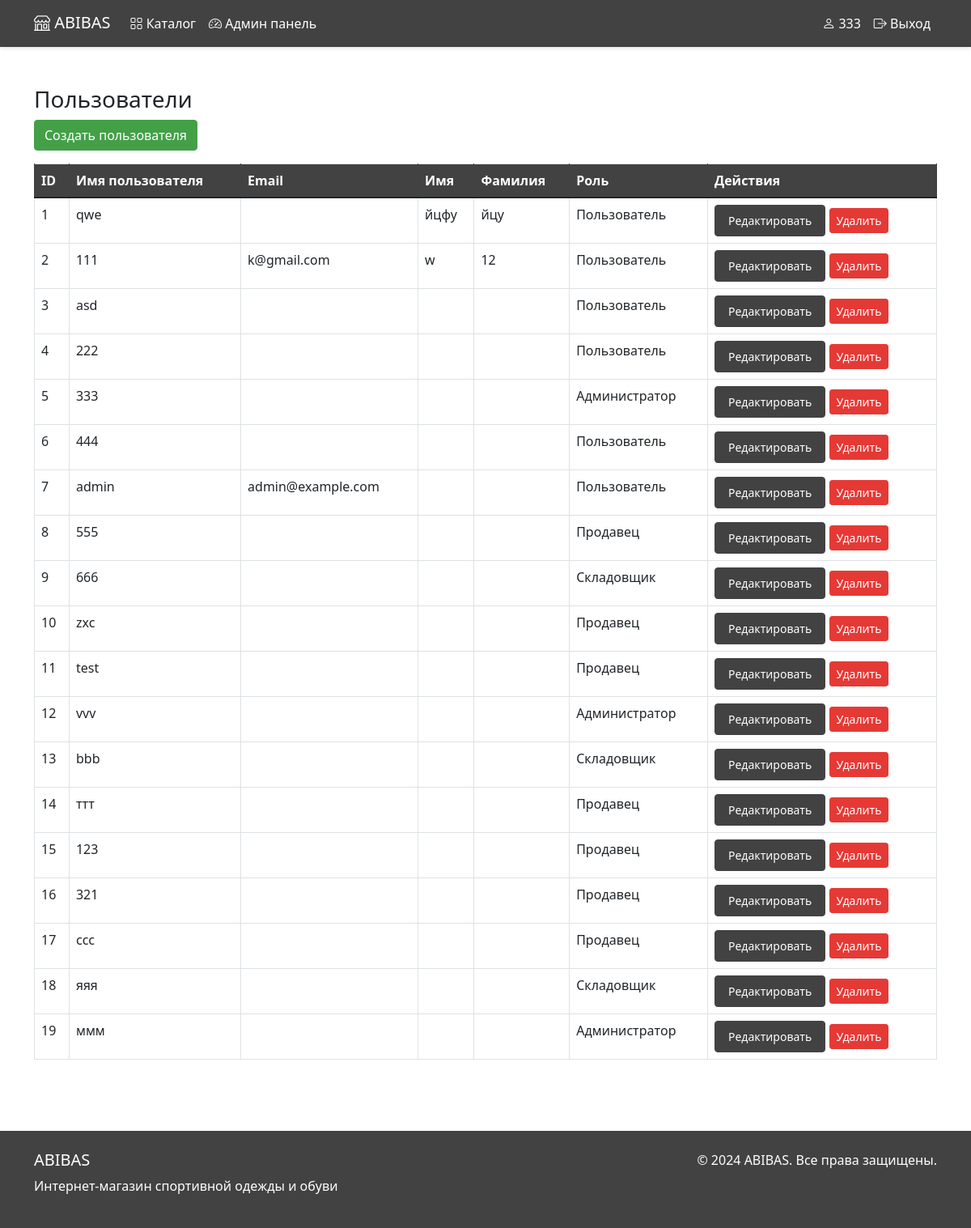
Screenshot of /dashboard/users/ (signed in) with the database file from the repository.
### abibas/models.py (models this page shows, shortened)
class User(AbstractUser):
    ROLE_CHOICES = [
        ('user', 'Пользователь'),
        ('seller', 'Продавец'),
        ('warehouse', 'Складовщик'),
        ('admin', 'Администратор'),
    ]
    role = models.CharField(max_length=20, choices=ROLE_CHOICES, default='user')  # Роль
    phone = models.CharField(max_length=20, blank=True, null=True)  # Телефон
    address = models.TextField(blank=True, null=True)  # Адрес
    avatar = models.ImageField(upload_to='avatars/', blank=True, null=True)  # Аватар
    class Meta:
        verbose_name = 'Пользователь'
        verbose_name_plural = 'Пользователи'

### abibas/views.py (the view)
# urls.py: path('dashboard/users/', views.user_list, name='dashboard_user_list'),
@user_passes_test(is_admin)
def user_list(request):
    users = User.objects.all()
    return render(request, 'abibas/dashboard_user_list.html', {'users': users})

### abibas/views.py (called while the page is built)
def is_admin(user):
    return user.role == 'admin'

### abibas/templates/abibas/dashboard_user_list.html
{% extends 'abibas/dashboard.html' %}
{% block content %}
<div class="container mt-4">
    <h3>Пользователи</h3>
    <a href="{% url 'abibas:dashboard_user_create' %}" class="btn btn-success mb-3">Создать пользователя</a>
    <table class="table table-bordered">
        <thead>
            <tr>
                <th>ID</th>
                <th>Имя пользователя</th>
                <th>Email</th>
                <th>Имя</th>
                <th>Фамилия</th>
                <th>Роль</th>
                <th>Действия</th>
            </tr>
        </thead>
        <tbody>
            {% for user in users %}
            <tr>
                <td>{{ user.id }}</td>
                <td>{{ user.username }}</td>
                <td>{{ user.email }}</td>
                <td>{{ user.first_name }}</td>
                <td>{{ user.last_name }}</td>
                <td>{{ user.get_role_display }}</td>
                <td>
                    <a href="{% url 'abibas:dashboard_user_edit' user.id %}" class="btn btn-primary btn-sm">Редактировать</a>
                    <a href="{% url 'abibas:dashboard_user_delete' user.id %}" class="btn btn-danger btn-sm">Удалить</a>
                </td>
            </tr>
            {% endfor %}
        </tbody>
    </table>
</div>
{% endblock %}

### abibas/templates/abibas/base.html (shortened to what this page needs)
{% load static %}
<!DOCTYPE html>
<html lang="ru">
<head>
    <link href="https://cdn.jsdelivr.net/npm/bootstrap@5.1.3/dist/css/bootstrap.min.css" rel="stylesheet">
    <link rel="stylesheet" href="https://cdn.jsdelivr.net/npm/bootstrap-icons@1.8.1/font/bootstrap-icons.css">
</head>
<body>
    <nav class="navbar navbar-expand-lg navbar-dark">
        <div class="container">
            <a class="navbar-brand" href="{% url 'abibas:product_list' %}">
                <i class="bi bi-shop"></i> ABIBAS
            </a>
            <div class="collapse navbar-collapse" id="navbarNav">
                <ul class="navbar-nav me-auto">
                    <li class="nav-item">
                        <a class="nav-link" href="{% url 'abibas:product_list' %}">
                            <i class="bi bi-grid"></i> Каталог
                        </a>
                    </li>
                    {% if user.is_authenticated %}
                        {% if user.role == 'admin' %}
                        <li class="nav-item">
                            <a class="nav-link" href="{% url 'abibas:dashboard' %}">
                                <i class="bi bi-speedometer2"></i> Админ панель
                            </a>
                        </li>
                        {% elif user.role == 'seller' %}
                        <li class="nav-item">
                            <a class="nav-link" href="{% url 'abibas:seller_dashboard' %}">
                                <i class="bi bi-shop"></i> Панель продавца
                            </a>
                        </li>
                        {% elif user.role == 'warehouse' %}
                        <li class="nav-item">
                            <a class="nav-link" href="{% url 'abibas:warehouse_dashboard' %}">
                                <i class="bi bi-box"></i> Панель склада
                            </a>
                        </li>
                        {% endif %}
                    {% endif %}
                </ul>
                <ul class="navbar-nav">
                    {% if user.is_authenticated %}
                    <li class="nav-item">
                        <a class="nav-link" href="{% url 'abibas:profile' %}">
                            <i class="bi bi-person"></i> {{ user.username }}
                        </a>
                    </li>
                    <li class="nav-item">
                        <a class="nav-link" href="{% url 'abibas:logout' %}">
                            <i class="bi bi-box-arrow-right"></i> Выход
                        </a>
                    </li>
                    {% endif %}
                </ul>
            </div>
        </div>
    </nav>
    <main class="py-4">
        {% block content %}
        {% endblock %}
    </main>
    <footer class="py-4 mt-5">
        <div class="container">
            <div class="row">
                <div class="col-md-6">
                    <h5>ABIBAS</h5>
                    <p>Интернет-магазин спортивной одежды и обуви</p>
                </div>
                <div class="col-md-6 text-end">
                    <p>&copy; 2024 ABIBAS. Все права защищены.</p>
                </div>
            </div>
        </div>
    </footer>
</body>
</html>

### abibas/templates/abibas/base.html (style rules this page uses)
html, body { height: 100%; margin: 0; }
body { display: flex; flex-direction: column; min-height: 100vh; overflow-x: hidden; }
main { flex: 1 0 auto; }
footer { flex-shrink: 0; background-color: var(--primary-color); color: white; padding: 2rem 0; margin-top: auto; }
:root { --primary-color: #424242; --secondary-color: #e53935; --accent-color: #757575; --success-color: #43a047; --warning-color: #fb8c00; --info-color: #546e7a; --light-gray: #f5f5f5; --dark-gray: #212121; --hover-gray: #616161; --border-color: #e0e0e0; --red-light: #ff6b6b; --red-dark: #c62828; }
.navbar { background-color: var(--primary-color) !important; box-shadow: 0 2px 4px rgba(0, 0, 0, 0.1); }
.navbar-brand, .navbar-nav .nav-link { color: white !important; }
.btn-primary { background-color: var(--primary-color); border-color: var(--primary-color); }
.btn-success { background-color: var(--success-color); border-color: var(--success-color); }
.btn-danger { background-color: var(--secondary-color); border-color: var(--secondary-color); }
a { color: var(--primary-color); text-decoration: none; }
.table thead th { background-color: var(--primary-color); color: white; border-color: var(--primary-color); }
.btn-primary, .btn-secondary { padding: 8px 16px; border-radius: 4px; transition: all 0.3s ease; }
a:not(.btn):not(.nav-link) { color: var(--primary-color); text-decoration: none; border-bottom: 2px solid transparent; transition: all 0.3s ease; }

### rows the page displays
User: username "333", id "5", role "Администратор"
User: id "1", username "qwe", first_name "йцфу", last_name "йцу", role "Пользователь"
User: id "2", username "111", email "k@gmail.com", first_name "w", last_name "12", role "Пользователь"
User: id "3", username "asd", role "Пользователь"
User: id "4", username "222", role "Пользователь"
User: id "6", username "444", role "Пользователь"
User: id "7", username "admin", email "admin@example.com", role "Пользователь"
User: id "8", username "555", role "Продавец"
User: id "9", username "666", role "Складовщик"
User: id "10", username "zxc", role "Продавец"
User: id "11", username "test", role "Продавец"
User: id "12", username "vvv", role "Администратор"
User: id "13", username "bbb", role "Складовщик"
User: id "14", username "ттт", role "Продавец"
User: id "15", username "123", role "Продавец"
User: id "16", username "321", role "Продавец"
User: id "17", username "ссс", role "Продавец"
User: id "18", username "яяя", role "Складовщик"
User: id "19", username "ммм", role "Администратор"
